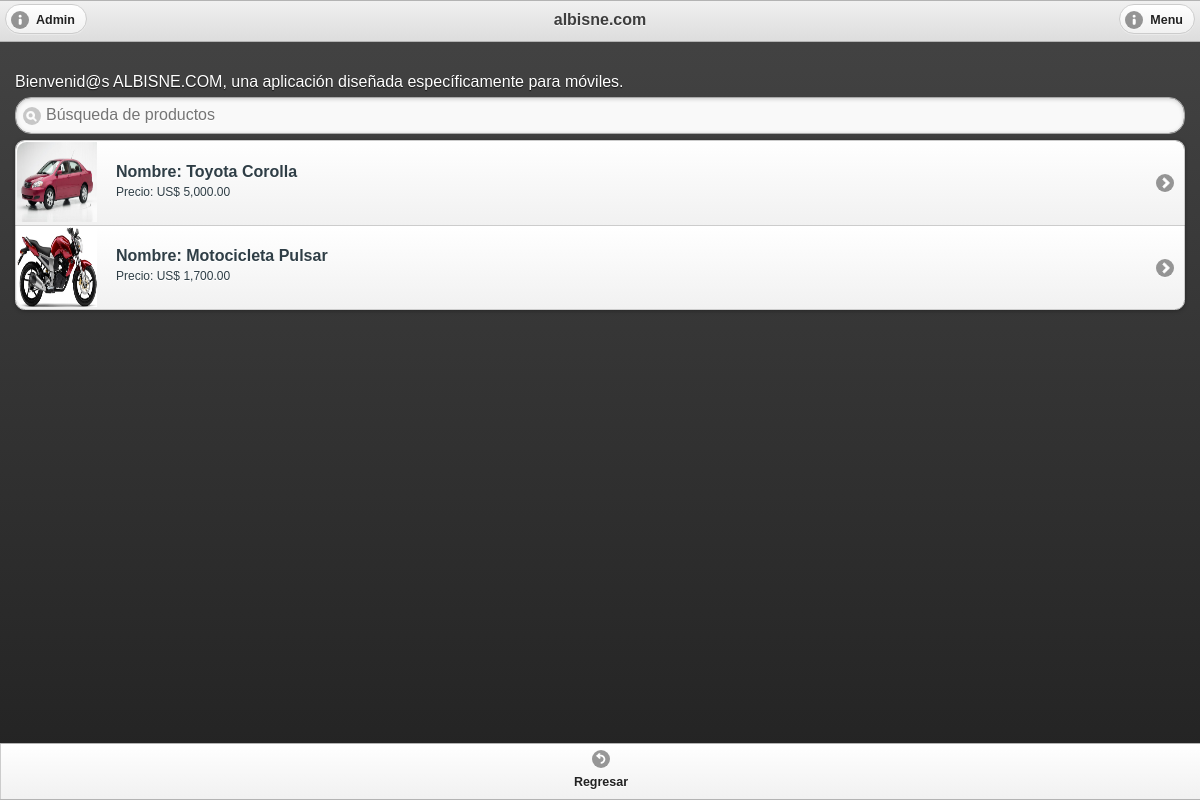
The page /productos.php?idcat=01 on the database its author committed.
### tables this page shows
CREATE TABLE `productos` (
  `idpro` int(5) unsigned zerofill NOT NULL auto_increment,
  `idcat` int(2) unsigned zerofill NOT NULL,
  `nompro` varchar(45) NOT NULL,
  `descripcionpro` varchar(200) NOT NULL,
  `precio` decimal(8,2) NOT NULL,
  `foto` varchar(100) NOT NULL,
  `contactonom` varchar(50) NOT NULL,
  `contactoemail` varchar(50) NOT NULL,
  `telefono` varchar(8) NOT NULL,
  `ciudad` varchar(45) NOT NULL,
  `fotocontacto` varchar(100) NOT NULL,
  `moneda` char(3) NOT NULL,
  PRIMARY KEY  (`idpro`),
  KEY `FK_productos_categorias` (`idcat`),
  CONSTRAINT `FK_productos_categorias` FOREIGN KEY (`idcat`) REFERENCES `categorias` (`idcat`) ON DELETE CASCADE ON UPDATE CASCADE
);

### productos.php (the view, shortened to what this page needs)
<?php
		include ("utils/conexion.php");
		$id = $_GET["idcat"];
		$sql = "SELECT * FROM productos WHERE idcat=".$id;
		$peticion = mysql_query($sql,$conexion);
?>
<!doctype html>
<html es>
<head>
	<link rel="stylesheet" type="text/css" href="jqm/jquery.mobile-1.2.0.css">
</head>
<body>
	<div data-role="page" data-theme="a" id="p1">
			<div data-role="content">
				<div data-role="header" data-theme="c" data-position="fixed">
				<h3>albisne.com</h3>
				<a href="#backend" data-rel="dialog" data-icon="info">Admin</a>
				<a href="#opciones" data-rel="dialog" data-icon="info">Menu</a>
			</div>
        	<p>Bienvenid@s ALBISNE.COM, una aplicación diseñada específicamente para móviles.</p>
			<ul data-role="listview" data-inset="true" data-filter="true" data-filter-placeholder="Búsqueda de productos" data-theme="c">
				<?php
	                  while ($fila = mysql_fetch_array($peticion)){
		              echo '
			               <li>
				                <a href="detalles.php?idpro='.$fila["idpro"].'" data-transition="slide">
					            <img src="'.$fila["foto"].'" width="140px" height="140px">
					            <h3>Nombre: '.utf8_encode($fila["nompro"]).'</h3>
					            <p>Precio: '.$fila["moneda"].' '.number_format($fila["precio"], 2, '.', ',').'</p>
				                </a>
			                </li>
		                ';
	                   }
	            ?>
			</ul>
		</div>
		<div data-role="footer" data-position="fixed" data-theme="c">
        	<div data-role="navbar">
            <ul>
				<li><a href="#" data-rel="back" data-icon="back">Regresar</a></li>
            </ul>
            </div>
		</div>
	</div>
</body>
</html>

### rows shown on the page
productos: foto (picture), nompro "Toyota Corolla", moneda "US$", precio "5,000.00"
productos: foto (picture), nompro "Motocicleta Pulsar", moneda "US$", precio "1,700.00"
